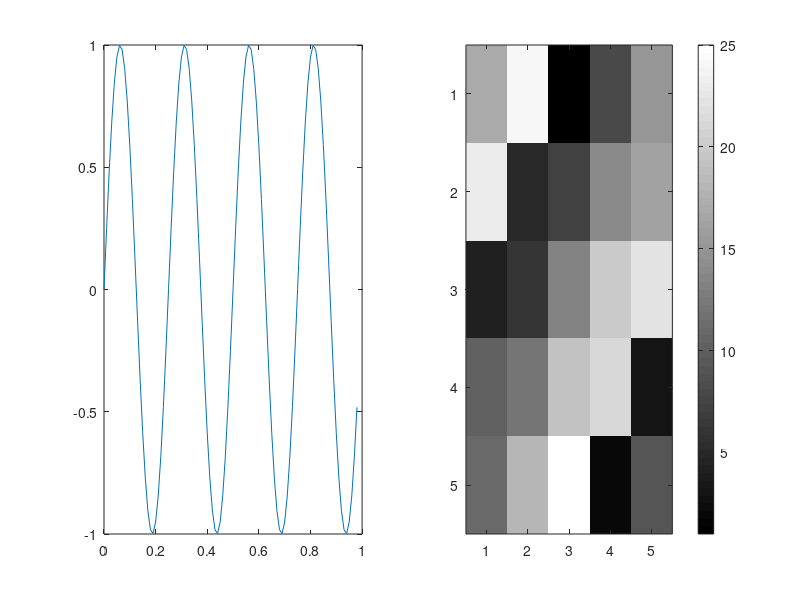

This chart was generated by the following MATLAB code:
t = [0:0.01:0.98];

y1 = sin(2*pi*4*t);
plot(t, y1, 'r')

hold on;

y2 = cos(2*pi*4*t);
plot(t, y2, 'b')

xlabel('time')
ylabel('value')
legend('sin', 'cos')
title('myPlot')

% print -dpng 'myPlot.png'

subplot(1,2,1); % Divides plot into a 1x2 grid, access first element
plot(t, y1)
subplot(1,2,2);
plot(t, y2)

axis([0.5 1 -1 1])

%% 

A = magic(5)
imagesc(A), colorbar, colormap gray; % comma chaining commands
A(1,2)
